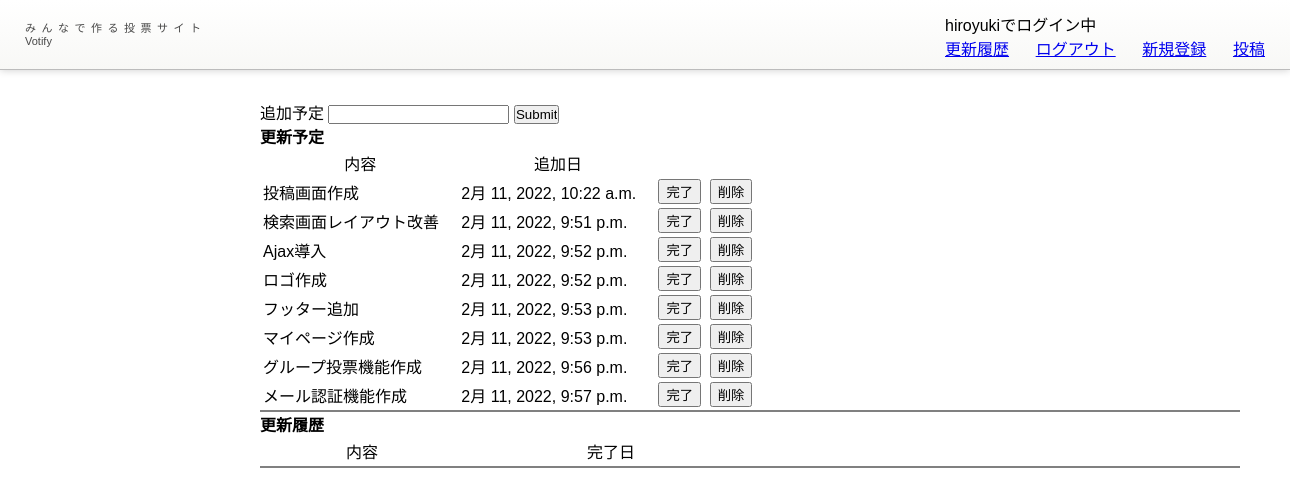
/update_history/ (signed in), run on the app's committed database.
### polls/models.py (models this page shows, shortened)
class UpdateContent(models.Model):
    content_text = models.CharField(max_length=200)
    is_completed = models.BooleanField(default=False)
    created_at = models.DateTimeField(auto_now_add=True)
    updated_at = models.DateTimeField(auto_now=True)

### polls/views.py (the view, shortened to what this page needs)
# urls.py: path('update_history/', views.UpdateHistory, name='update_history'),
def UpdateHistory(request):
    contents = UpdateContent.objects.all
    return render(request,"polls/update_history.html",{"contents":contents})

### polls/templates/polls/update_history.html (shortened to what this page needs)
{% extends 'base.html' %}
{% block content %}
<form method="post" action="{% url 'polls:update_history' %}">
    <label>追加予定</label>
    <input name="content_text">
    <input type="submit">
</form>
<div class="not_completed">
<p>更新予定</p>
<table>
    <tr><th>内容</th><th>追加日</th></tr>
    {% for cont in contents %}
        {% if not cont.is_completed %}
            <tr><td>{{cont.content_text}}</td>
                <td>{{cont.updated_at}}</td>
            <td><form method="post" action="{% url 'polls:update_history' %}">
                <button type="submit">完了</button>
            </form></td>
            <td><form method="post" action="{% url 'polls:update_history' %}">
                <button type="submit">削除</button>
            </form></td></tr>
        {%endif%}
    {% endfor %}
</table>
</div>
<div class="completed">
<p>更新履歴</p>
<table>
    <tr><th>内容</th><th>完了日</th></tr>
</table>
</div>
{% endblock %}

### polls/templates/base.html (shortened to what this page needs)
<!doctype html>
<html lang="ja">
<head>
    {% load static %}
    <link rel="stylesheet" type="text/css" href="{% static 'polls/css/common/style.css' %}">
	<link href="{% static 'polls/css/common/style_pc.css' %}" rel="stylesheet" type="text/css" media="screen and (min-width: 768px)">
	<link href="{% static 'polls/css/common/style_sp.css' %}" rel="stylesheet" type="text/css" media="screen and (max-width: 767px)">
</head>
<body>
    <div id="header_outline">
        <div id="header">
            <div class="logo_cell">
                <a href="{% url 'polls:index' %}">
                    <div class="main_text"><span style="letter-spacing: 0.5em;">みんなで作る投票サイト</span><br />Votify</div>
                </a>
            </div>
            <div class="last_cell">
                <div class="message">
                    {% if user.is_authenticated %}
                        <p>{{ user.username }}でログイン中</p>
                    {% endif %}
                </div>
                <div class="menus">
                    <div class="update_history_cell"><a href="{% url 'polls:update_history' %}">更新履歴</a></div>
                    <div class="login_cell">
                        {% if user.is_authenticated %}
                            <a href="{% url 'logout' %}">ログアウト</a>
                        {% else %}
                            <a href="{% url 'login' %}">ログイン</a>
                        {% endif %}
                    </div>
                    <div class="signup_cell"><a href="{% url 'accounts:signup' %}">新規登録</a></div>
                    <div class="create_cell"><a href="{% url 'polls:create_question' %}">投稿</a></div>
                </div>
            </div>
        </div>
    </div>
    <div id="main_content">
        <div class="content_left">
            <div class="body_left">
            </div>
        </div>
        <div class="content_center">
			{% block content %}
            {% endblock %}
		</div>
    </div>
</body>
</html>

### polls/static/polls/css/common/style.css (style rules this page uses)
body, div, dl, dt, dd, ul, ol, li, h1, h2, h3, h4, h5, h6, pre, form, fieldset, input, p, blockquote { margin: 0; padding: 0; outline: none; font-family: Verdana, Meiryo, sans-serif; font-weight: 500; user-select: none; }
#header_outline { z-index:100000; top:0px; left: 0px; }
#header .last_cell { right: 0px; width: 320px; }
#header .last_cell .menus { display: flex; justify-content: space-between; width: 100%; }

### polls/static/polls/css/common/style_pc.css (style rules this page uses)
html { overflow-y: scroll; }
#header_outline { width: 100% - 50px; height: 45px; padding: 12px 25px; background: linear-gradient(to bottom, #ffffff, #f8f8f6); border-color: #bcbcbc; border-style: solid; border-width: 0 0 1px 0; box-shadow: 0 0 8px 0 rgba(0, 0, 0, 0.2); }
#header_outline #header { display: flex; justify-content:space-between; width: 100%; }
#header_outline #header > .logo_cell { width: 280px; height: 100%; min-width: 280px; padding: 2px 0; cursor: pointer; }
#header_outline #header > .logo_cell > a > .main_text { float: left; font-size: 11px; line-height: 13px; color: #484848; padding: 8px 8px 7px 0; }
#main_content { display: table; width: 100%; min-width: 1280px; }
#main_content .content_left { display: table-cell; vertical-align: top; width: 210px; height: 500px; }
#main_content .content_left .body_left { position: fixed; width: 210px; top: 72px; left: 0px; bottom: 0px; }
#main_content .content_center { display: table-cell; width: calc(100% - 620px); min-width: 400px; vertical-align: top; margin-top: 50px; padding: 30px 50px 30px 50px; }

### polls/static/polls/css/common/style_sp.css (style rules this page uses)
body { -webkit-text-size-adjust: 100%; }
#header_outline { display: block; width: calc(100% - 30px); min-width: calc(320px - 30px); position: fixed; padding: 6px 15px; background: linear-gradient(to bottom, #ffffff, #f8f8f6); border-color: #bcbcbc; border-style: solid; border-width: 0 0 1px 0; box-shadow: 0 0 8px 0 rgba(0, 0, 0, 0.2); }
#header { display: block; width: 100%; }
#header > .logo_cell { display: inline-table; float: right; width: 140px; height: 34px; padding: 4px 0 0 0; cursor: pointer; }
#header > .last_cell { display: none; }
#main_content { display: table; width: 100%; }
#main_content .content_left { display: none; }
#main_content .content_center { display: inline-block; width: calc(100% - 40px); min-width: calc(320px - 40px); height: 100%; margin: 115px 0 100px 0; padding: 15px 20px 15px 20px; }

### polls/templates/polls/update_history.html (style rules this page uses)
.not_completed,.completed { border-bottom: 2px solid gray; }
.not_completed p,.completed p { font-weight: bold; }
table { min-width: 500px; }
th { font-weight: normal; }

### data on the page
UpdateContent: content_text "投稿画面作成", updated_at "2月 11, 2022, 10:22 a.m."
UpdateContent: content_text "検索画面レイアウト改善", updated_at "2月 11, 2022, 9:51 p.m."
UpdateContent: content_text "Ajax導入", updated_at "2月 11, 2022, 9:52 p.m."
UpdateContent: content_text "ロゴ作成", updated_at "2月 11, 2022, 9:52 p.m."
UpdateContent: content_text "フッター追加", updated_at "2月 11, 2022, 9:53 p.m."
UpdateContent: content_text "マイページ作成", updated_at "2月 11, 2022, 9:53 p.m."
UpdateContent: content_text "グループ投票機能作成", updated_at "2月 11, 2022, 9:56 p.m."
UpdateContent: content_text "メール認証機能作成", updated_at "2月 11, 2022, 9:57 p.m."

### other printed values
{{ user.username }} "hiroyuki"
